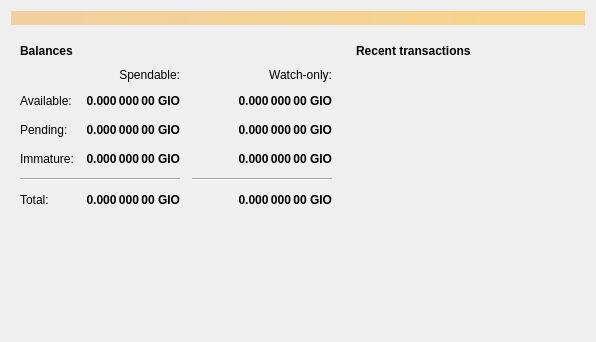
<?xml version="1.0" encoding="UTF-8"?>
<ui version="4.0">
 <class>OverviewPage</class>
 <widget class="QWidget" name="OverviewPage">
  <property name="geometry">
   <rect>
    <x>0</x>
    <y>0</y>
    <width>596</width>
    <height>342</height>
   </rect>
  </property>
  <property name="windowTitle">
   <string>Form</string>
  </property>
  <layout class="QVBoxLayout" name="topLayout">
   <item>
    <widget class="QLabel" name="labelAlerts">
     <property name="visible">
      <bool>false</bool>
     </property>
     <property name="styleSheet">
      <string notr="true">QLabel { background-color: qlineargradient(x1: 0, y1: 0, x2: 1, y2: 0, stop:0 #F0D0A0, stop:1 #F8D488); color:#000000; }</string>
     </property>
     <property name="wordWrap">
      <bool>true</bool>
     </property>
     <property name="margin">
      <number>3</number>
     </property>
     <property name="textInteractionFlags">
      <set>Qt::TextSelectableByMouse</set>
     </property>
    </widget>
   </item>
   <item>
    <layout class="QHBoxLayout" name="horizontalLayout" stretch="1,1">
     <item>
      <layout class="QVBoxLayout" name="verticalLayout_2">
       <item>
        <widget class="QFrame" name="frame">
         <property name="frameShape">
          <enum>QFrame::NoFrame</enum>
         </property>
         <property name="frameShadow">
          <enum>QFrame::Raised</enum>
         </property>
         <layout class="QVBoxLayout" name="verticalLayout_4">
          <item>
           <layout class="QHBoxLayout" name="horizontalLayout_4">
            <item>
             <widget class="QLabel" name="label_5">
              <property name="font">
               <font>
                <weight>75</weight>
                <bold>true</bold>
               </font>
              </property>
              <property name="text">
               <string>Balances</string>
              </property>
             </widget>
            </item>
            <item>
             <widget class="QPushButton" name="labelWalletStatus">
              <property name="enabled">
               <bool>false</bool>
              </property>
              <property name="maximumSize">
               <size>
                <width>30</width>
                <height>16777215</height>
               </size>
              </property>
              <property name="toolTip">
               <string>The displayed information may be out of date. Your wallet automatically synchronizes with the Graviocoin network after a connection is established, but this process has not completed yet.</string>
              </property>
              <property name="text">
               <string/>
              </property>
              <property name="icon">
               <iconset>
                <normaloff>:/icons/warning</normaloff>
                <disabledoff>:/icons/warning</disabledoff>:/icons/warning</iconset>
              </property>
              <property name="iconSize">
               <size>
                <width>24</width>
                <height>24</height>
               </size>
              </property>
              <property name="flat">
               <bool>true</bool>
              </property>
             </widget>
            </item>
            <item>
             <spacer name="horizontalSpacer_3">
              <property name="orientation">
               <enum>Qt::Horizontal</enum>
              </property>
              <property name="sizeHint" stdset="0">
               <size>
                <width>40</width>
                <height>20</height>
               </size>
              </property>
             </spacer>
            </item>
           </layout>
          </item>
          <item>
           <layout class="QGridLayout" name="gridLayout">
            <property name="spacing">
             <number>12</number>
            </property>
            <item row="2" column="2">
             <widget class="QLabel" name="labelWatchPending">
              <property name="font">
               <font>
                <weight>75</weight>
                <bold>true</bold>
               </font>
              </property>
              <property name="cursor">
               <cursorShape>IBeamCursor</cursorShape>
              </property>
              <property name="toolTip">
               <string>Unconfirmed transactions to watch-only addresses</string>
              </property>
              <property name="text">
               <string notr="true">0.000 000 00 GIO</string>
              </property>
              <property name="alignment">
               <set>Qt::AlignRight|Qt::AlignTrailing|Qt::AlignVCenter</set>
              </property>
              <property name="textInteractionFlags">
               <set>Qt::LinksAccessibleByMouse|Qt::TextSelectableByKeyboard|Qt::TextSelectableByMouse</set>
              </property>
             </widget>
            </item>
            <item row="2" column="1">
             <widget class="QLabel" name="labelUnconfirmed">
              <property name="font">
               <font>
                <weight>75</weight>
                <bold>true</bold>
               </font>
              </property>
              <property name="cursor">
               <cursorShape>IBeamCursor</cursorShape>
              </property>
              <property name="toolTip">
               <string>Total of transactions that have yet to be confirmed, and do not yet count toward the spendable balance</string>
              </property>
              <property name="text">
               <string notr="true">0.000 000 00 GIO</string>
              </property>
              <property name="alignment">
               <set>Qt::AlignRight|Qt::AlignTrailing|Qt::AlignVCenter</set>
              </property>
              <property name="textInteractionFlags">
               <set>Qt::LinksAccessibleByMouse|Qt::TextSelectableByKeyboard|Qt::TextSelectableByMouse</set>
              </property>
             </widget>
            </item>
            <item row="3" column="2">
             <widget class="QLabel" name="labelWatchImmature">
              <property name="font">
               <font>
                <weight>75</weight>
                <bold>true</bold>
               </font>
              </property>
              <property name="cursor">
               <cursorShape>IBeamCursor</cursorShape>
              </property>
              <property name="toolTip">
               <string>Mined balance in watch-only addresses that has not yet matured</string>
              </property>
              <property name="text">
               <string notr="true">0.000 000 00 GIO</string>
              </property>
              <property name="alignment">
               <set>Qt::AlignRight|Qt::AlignTrailing|Qt::AlignVCenter</set>
              </property>
              <property name="textInteractionFlags">
               <set>Qt::LinksAccessibleByMouse|Qt::TextSelectableByKeyboard|Qt::TextSelectableByMouse</set>
              </property>
             </widget>
            </item>
            <item row="4" column="0" colspan="2">
             <widget class="Line" name="line">
              <property name="orientation">
               <enum>Qt::Horizontal</enum>
              </property>
             </widget>
            </item>
            <item row="4" column="2">
             <widget class="Line" name="lineWatchBalance">
              <property name="sizePolicy">
               <sizepolicy hsizetype="Preferred" vsizetype="Fixed">
                <horstretch>0</horstretch>
                <verstretch>0</verstretch>
               </sizepolicy>
              </property>
              <property name="minimumSize">
               <size>
                <width>140</width>
                <height>0</height>
               </size>
              </property>
              <property name="orientation">
               <enum>Qt::Horizontal</enum>
              </property>
             </widget>
            </item>
            <item row="5" column="0">
             <widget class="QLabel" name="labelTotalText">
              <property name="text">
               <string>Total:</string>
              </property>
             </widget>
            </item>
            <item row="3" column="1">
             <widget class="QLabel" name="labelImmature">
              <property name="font">
               <font>
                <weight>75</weight>
                <bold>true</bold>
               </font>
              </property>
              <property name="cursor">
               <cursorShape>IBeamCursor</cursorShape>
              </property>
              <property name="toolTip">
               <string>Mined balance that has not yet matured</string>
              </property>
              <property name="text">
               <string notr="true">0.000 000 00 GIO</string>
              </property>
              <property name="alignment">
               <set>Qt::AlignRight|Qt::AlignTrailing|Qt::AlignVCenter</set>
              </property>
              <property name="textInteractionFlags">
               <set>Qt::LinksAccessibleByMouse|Qt::TextSelectableByKeyboard|Qt::TextSelectableByMouse</set>
              </property>
             </widget>
            </item>
            <item row="2" column="3">
             <spacer name="horizontalSpacer_2">
              <property name="orientation">
               <enum>Qt::Horizontal</enum>
              </property>
              <property name="sizeHint" stdset="0">
               <size>
                <width>40</width>
                <height>20</height>
               </size>
              </property>
             </spacer>
            </item>
            <item row="3" column="0">
             <widget class="QLabel" name="labelImmatureText">
              <property name="text">
               <string>Immature:</string>
              </property>
             </widget>
            </item>
            <item row="5" column="1">
             <widget class="QLabel" name="labelTotal">
              <property name="font">
               <font>
                <weight>75</weight>
                <bold>true</bold>
               </font>
              </property>
              <property name="cursor">
               <cursorShape>IBeamCursor</cursorShape>
              </property>
              <property name="toolTip">
               <string>Your current total balance</string>
              </property>
              <property name="text">
               <string notr="true">0.000 000 00 GIO</string>
              </property>
              <property name="alignment">
               <set>Qt::AlignRight|Qt::AlignTrailing|Qt::AlignVCenter</set>
              </property>
              <property name="textInteractionFlags">
               <set>Qt::LinksAccessibleByMouse|Qt::TextSelectableByKeyboard|Qt::TextSelectableByMouse</set>
              </property>
             </widget>
            </item>
            <item row="5" column="2">
             <widget class="QLabel" name="labelWatchTotal">
              <property name="font">
               <font>
                <weight>75</weight>
                <bold>true</bold>
               </font>
              </property>
              <property name="cursor">
               <cursorShape>IBeamCursor</cursorShape>
              </property>
              <property name="toolTip">
               <string>Current total balance in watch-only addresses</string>
              </property>
              <property name="text">
               <string notr="true">0.000 000 00 GIO</string>
              </property>
              <property name="alignment">
               <set>Qt::AlignRight|Qt::AlignTrailing|Qt::AlignVCenter</set>
              </property>
              <property name="textInteractionFlags">
               <set>Qt::LinksAccessibleByMouse|Qt::TextSelectableByKeyboard|Qt::TextSelectableByMouse</set>
              </property>
             </widget>
            </item>
            <item row="0" column="2">
             <widget class="QLabel" name="labelWatchonly">
              <property name="text">
               <string>Watch-only:</string>
              </property>
              <property name="alignment">
               <set>Qt::AlignRight|Qt::AlignTrailing|Qt::AlignVCenter</set>
              </property>
             </widget>
            </item>
            <item row="1" column="0">
             <widget class="QLabel" name="labelBalanceText">
              <property name="text">
               <string>Available:</string>
              </property>
             </widget>
            </item>
            <item row="1" column="1">
             <widget class="QLabel" name="labelBalance">
              <property name="font">
               <font>
                <weight>75</weight>
                <bold>true</bold>
               </font>
              </property>
              <property name="cursor">
               <cursorShape>IBeamCursor</cursorShape>
              </property>
              <property name="toolTip">
               <string>Your current spendable balance</string>
              </property>
              <property name="text">
               <string notr="true">0.000 000 00 GIO</string>
              </property>
              <property name="alignment">
               <set>Qt::AlignRight|Qt::AlignTrailing|Qt::AlignVCenter</set>
              </property>
              <property name="textInteractionFlags">
               <set>Qt::LinksAccessibleByMouse|Qt::TextSelectableByKeyboard|Qt::TextSelectableByMouse</set>
              </property>
             </widget>
            </item>
            <item row="1" column="2">
             <widget class="QLabel" name="labelWatchAvailable">
              <property name="font">
               <font>
                <weight>75</weight>
                <bold>true</bold>
               </font>
              </property>
              <property name="cursor">
               <cursorShape>IBeamCursor</cursorShape>
              </property>
              <property name="toolTip">
               <string>Your current balance in watch-only addresses</string>
              </property>
              <property name="text">
               <string notr="true">0.000 000 00 GIO</string>
              </property>
              <property name="alignment">
               <set>Qt::AlignRight|Qt::AlignTrailing|Qt::AlignVCenter</set>
              </property>
              <property name="textInteractionFlags">
               <set>Qt::LinksAccessibleByMouse|Qt::TextSelectableByKeyboard|Qt::TextSelectableByMouse</set>
              </property>
             </widget>
            </item>
            <item row="2" column="0">
             <widget class="QLabel" name="labelPendingText">
              <property name="text">
               <string>Pending:</string>
              </property>
             </widget>
            </item>
            <item row="0" column="1">
             <widget class="QLabel" name="labelSpendable">
              <property name="text">
               <string>Spendable:</string>
              </property>
              <property name="alignment">
               <set>Qt::AlignRight|Qt::AlignTrailing|Qt::AlignVCenter</set>
              </property>
             </widget>
            </item>
           </layout>
          </item>
         </layout>
        </widget>
       </item>
       <item>
        <spacer name="verticalSpacer">
         <property name="orientation">
          <enum>Qt::Vertical</enum>
         </property>
         <property name="sizeHint" stdset="0">
          <size>
           <width>20</width>
           <height>40</height>
          </size>
         </property>
        </spacer>
       </item>
      </layout>
     </item>
     <item>
      <layout class="QVBoxLayout" name="verticalLayout_3">
       <item>
        <widget class="QFrame" name="frame_2">
         <property name="frameShape">
          <enum>QFrame::NoFrame</enum>
         </property>
         <property name="frameShadow">
          <enum>QFrame::Raised</enum>
         </property>
         <layout class="QVBoxLayout" name="verticalLayout">
          <item>
           <layout class="QHBoxLayout" name="horizontalLayout_2">
            <item>
             <widget class="QLabel" name="label_4">
              <property name="font">
               <font>
                <weight>75</weight>
                <bold>true</bold>
               </font>
              </property>
              <property name="text">
               <string>Recent transactions</string>
              </property>
             </widget>
            </item>
            <item>
             <widget class="QPushButton" name="labelTransactionsStatus">
              <property name="enabled">
               <bool>false</bool>
              </property>
              <property name="maximumSize">
               <size>
                <width>30</width>
                <height>16777215</height>
               </size>
              </property>
              <property name="toolTip">
               <string>The displayed information may be out of date. Your wallet automatically synchronizes with the Graviocoin network after a connection is established, but this process has not completed yet.</string>
              </property>
              <property name="text">
               <string/>
              </property>
              <property name="icon">
               <iconset>
                <normaloff>:/icons/warning</normaloff>
                <disabledoff>:/icons/warning</disabledoff>:/icons/warning</iconset>
              </property>
              <property name="iconSize">
               <size>
                <width>24</width>
                <height>24</height>
               </size>
              </property>
              <property name="flat">
               <bool>true</bool>
              </property>
             </widget>
            </item>
            <item>
             <spacer name="horizontalSpacer">
              <property name="orientation">
               <enum>Qt::Horizontal</enum>
              </property>
              <property name="sizeHint" stdset="0">
               <size>
                <width>40</width>
                <height>20</height>
               </size>
              </property>
             </spacer>
            </item>
           </layout>
          </item>
          <item>
           <widget class="QListView" name="listTransactions">
            <property name="styleSheet">
             <string notr="true">QListView { background: transparent; }</string>
            </property>
            <property name="frameShape">
             <enum>QFrame::NoFrame</enum>
            </property>
            <property name="verticalScrollBarPolicy">
             <enum>Qt::ScrollBarAlwaysOff</enum>
            </property>
            <property name="horizontalScrollBarPolicy">
             <enum>Qt::ScrollBarAlwaysOff</enum>
            </property>
            <property name="selectionMode">
             <enum>QAbstractItemView::NoSelection</enum>
            </property>
           </widget>
          </item>
         </layout>
        </widget>
       </item>
       <item>
        <spacer name="verticalSpacer_2">
         <property name="orientation">
          <enum>Qt::Vertical</enum>
         </property>
         <property name="sizeHint" stdset="0">
          <size>
           <width>20</width>
           <height>40</height>
          </size>
         </property>
        </spacer>
       </item>
      </layout>
     </item>
    </layout>
   </item>
  </layout>
 </widget>
 <resources/>
 <connections/>
</ui>
